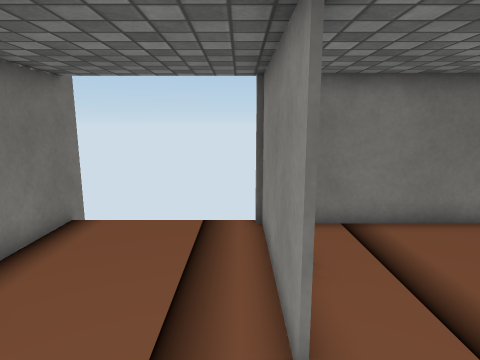
view 1 (above)

13 first-person views from a walk through a 3-D level made in the Unity game engine. The camera is 1.4 m above the floor, tilts 10° down and sees 75° across. The floor is counted in squares, 0.5 m on a side. Each view is taken from the middle of a square. On the plan, view 1 faces up. The plan holds only what a view shows up to about 20 squares ahead; the rest is blank. The player character is not drawn. Some surface patterns are stand-ins.

view 2
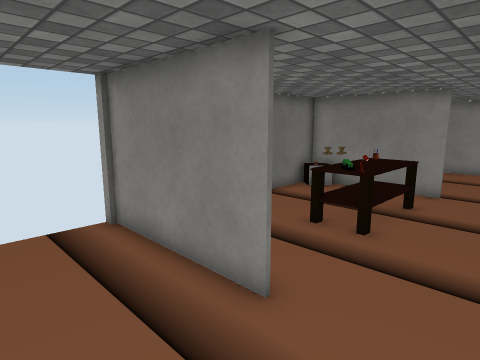

view 3
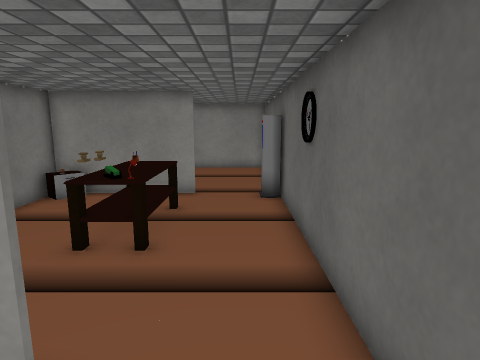

view 4
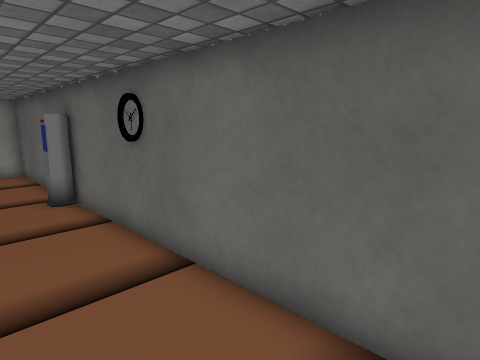

view 5
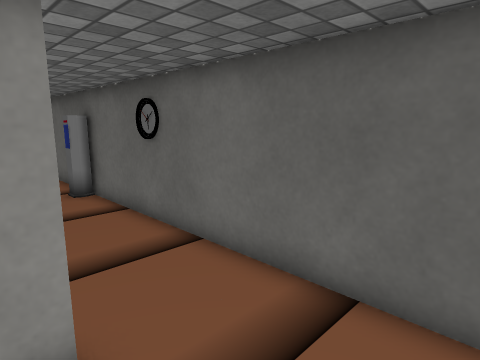

view 6
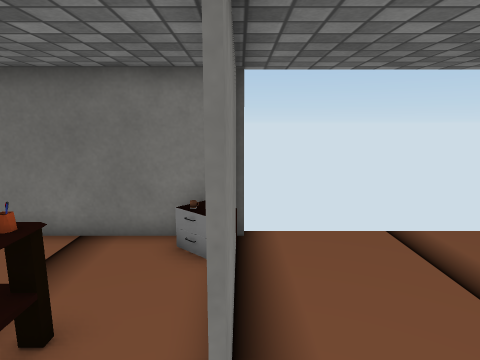

view 7
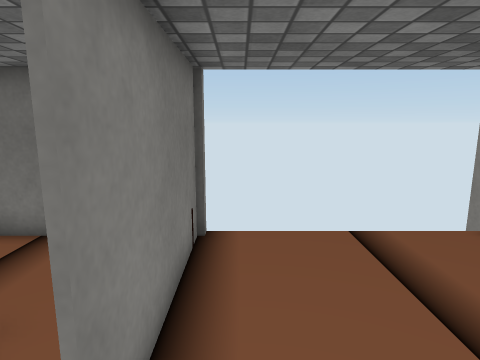

view 8
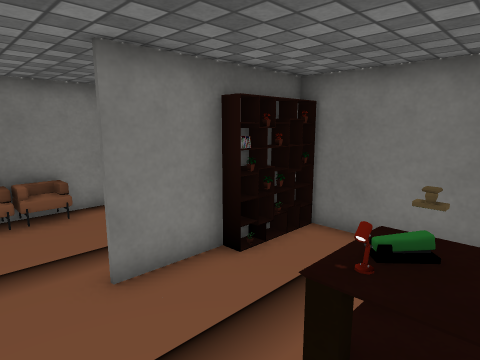

view 9
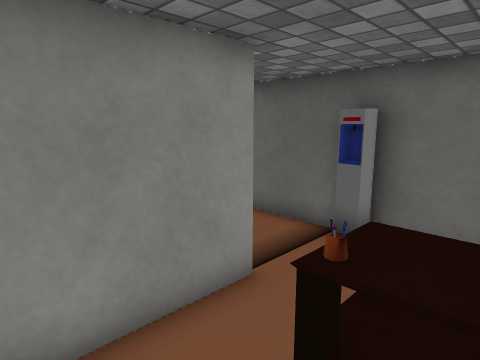

view 10
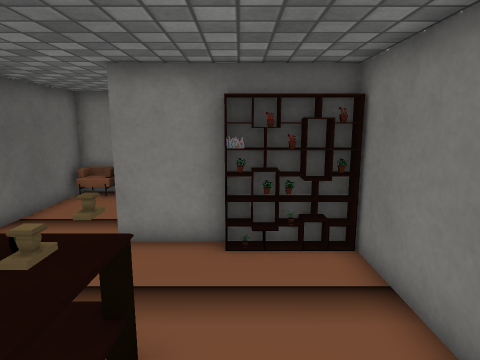

view 11
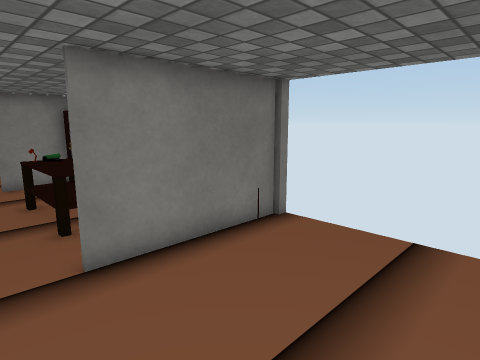

view 12
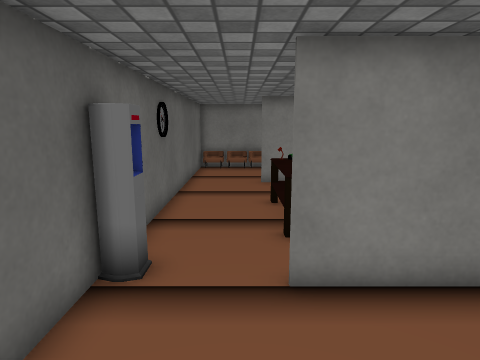

view 13
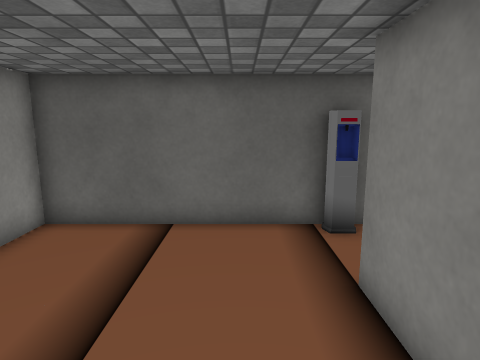

### Floor plan
Key: @ floor where view 1 was taken; # wall or solid block; . floor.
Columns run from 5 left of view 1 to 18 right of it. Each row starts with its distance up from view 1.
  9 #     ###########
  8 #.....#........ #......
  7 #.....#.........#......
  6 #.....#.........#......
  5 #.....#...####..#......
  4 # ....#...####..#......
  3 # ....#...####..#......
  2   .....................
  1   .....................
  0   ...@....  ...##......
 -1  #######################

Where each view was taken, in squares from view 1:
view 1: 0 up, 0 right, facing up
view 2: 0 up, 3 left, facing up-right
view 3: 1 up, 2 left, facing right
view 4: 3 up, 2 left, facing down-right
view 5: 4 up, 3 left, facing down-right
view 6: 1 up, 11 right, facing up
view 7: 1 up, 12 right, facing up
view 8: 1 up, 6 right, facing up-left
view 9: 7 up, 7 right, facing down-right
view 10: 6 up, 8 right, facing left
view 11: 1 up, 17 right, facing up-left
view 12: 2 up, 16 right, facing left
view 13: 8 up, 13 right, facing down
